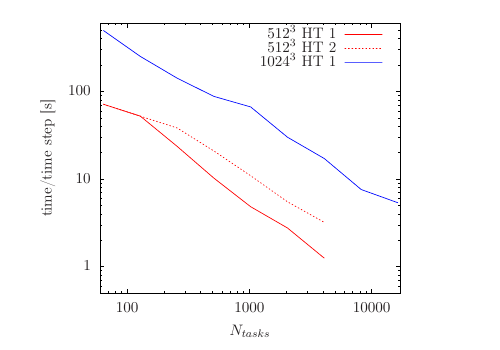

The script that saved this image:
reset
set terminal epslatex standalone linewidth 2
set output 'p3.eps'
set output 'p3.tex'
set size ratio 0.9
set lmargin at screen 0.2
set rmargin at screen 0.8
set xrange [60:17000]
set yrange [0.5:600]
set xtics ('64' 64,'128' 128,'256' 256,'512' 512,'1024' 1024,'2048' 2048,'4096' 4096,'8192' 8192,'16384' 16384)
#set ytics 0,0.2,1
set xlabel '$N_{tasks}$' offset 0,0.
set ylabel 'time/time step [s]' offset 0,0 rotate by 90
set key font ",20"
set key top right
set logscale xy

plot 'timetosolution.dat' u 3:4 title '$512^3$ HT 1' with lines dt 1 lc rgb '#ff0000', \
     'timetosolution.dat' u 3:5 title '$512^3$ HT 2' with lines dt 2 lc rgb '#ff0000', \
     'timetosolution.dat' u 3:6 title '$1024^3$ HT 1' with lines dt 1 lc rgb '#0008ff'

# notitle with lines lt 6 lw 3 dt 1 lc rgb '#3081B7'

set output
system('latex p3.tex && dvips p3.dvi && ps2pdf p3.ps')
system('rm p3.tex p3.log p3.aux p3.dvi p3.eps p3-inc.eps p3.ps')
system('mv p3.pdf time.pdf')
system('open time.pdf')
